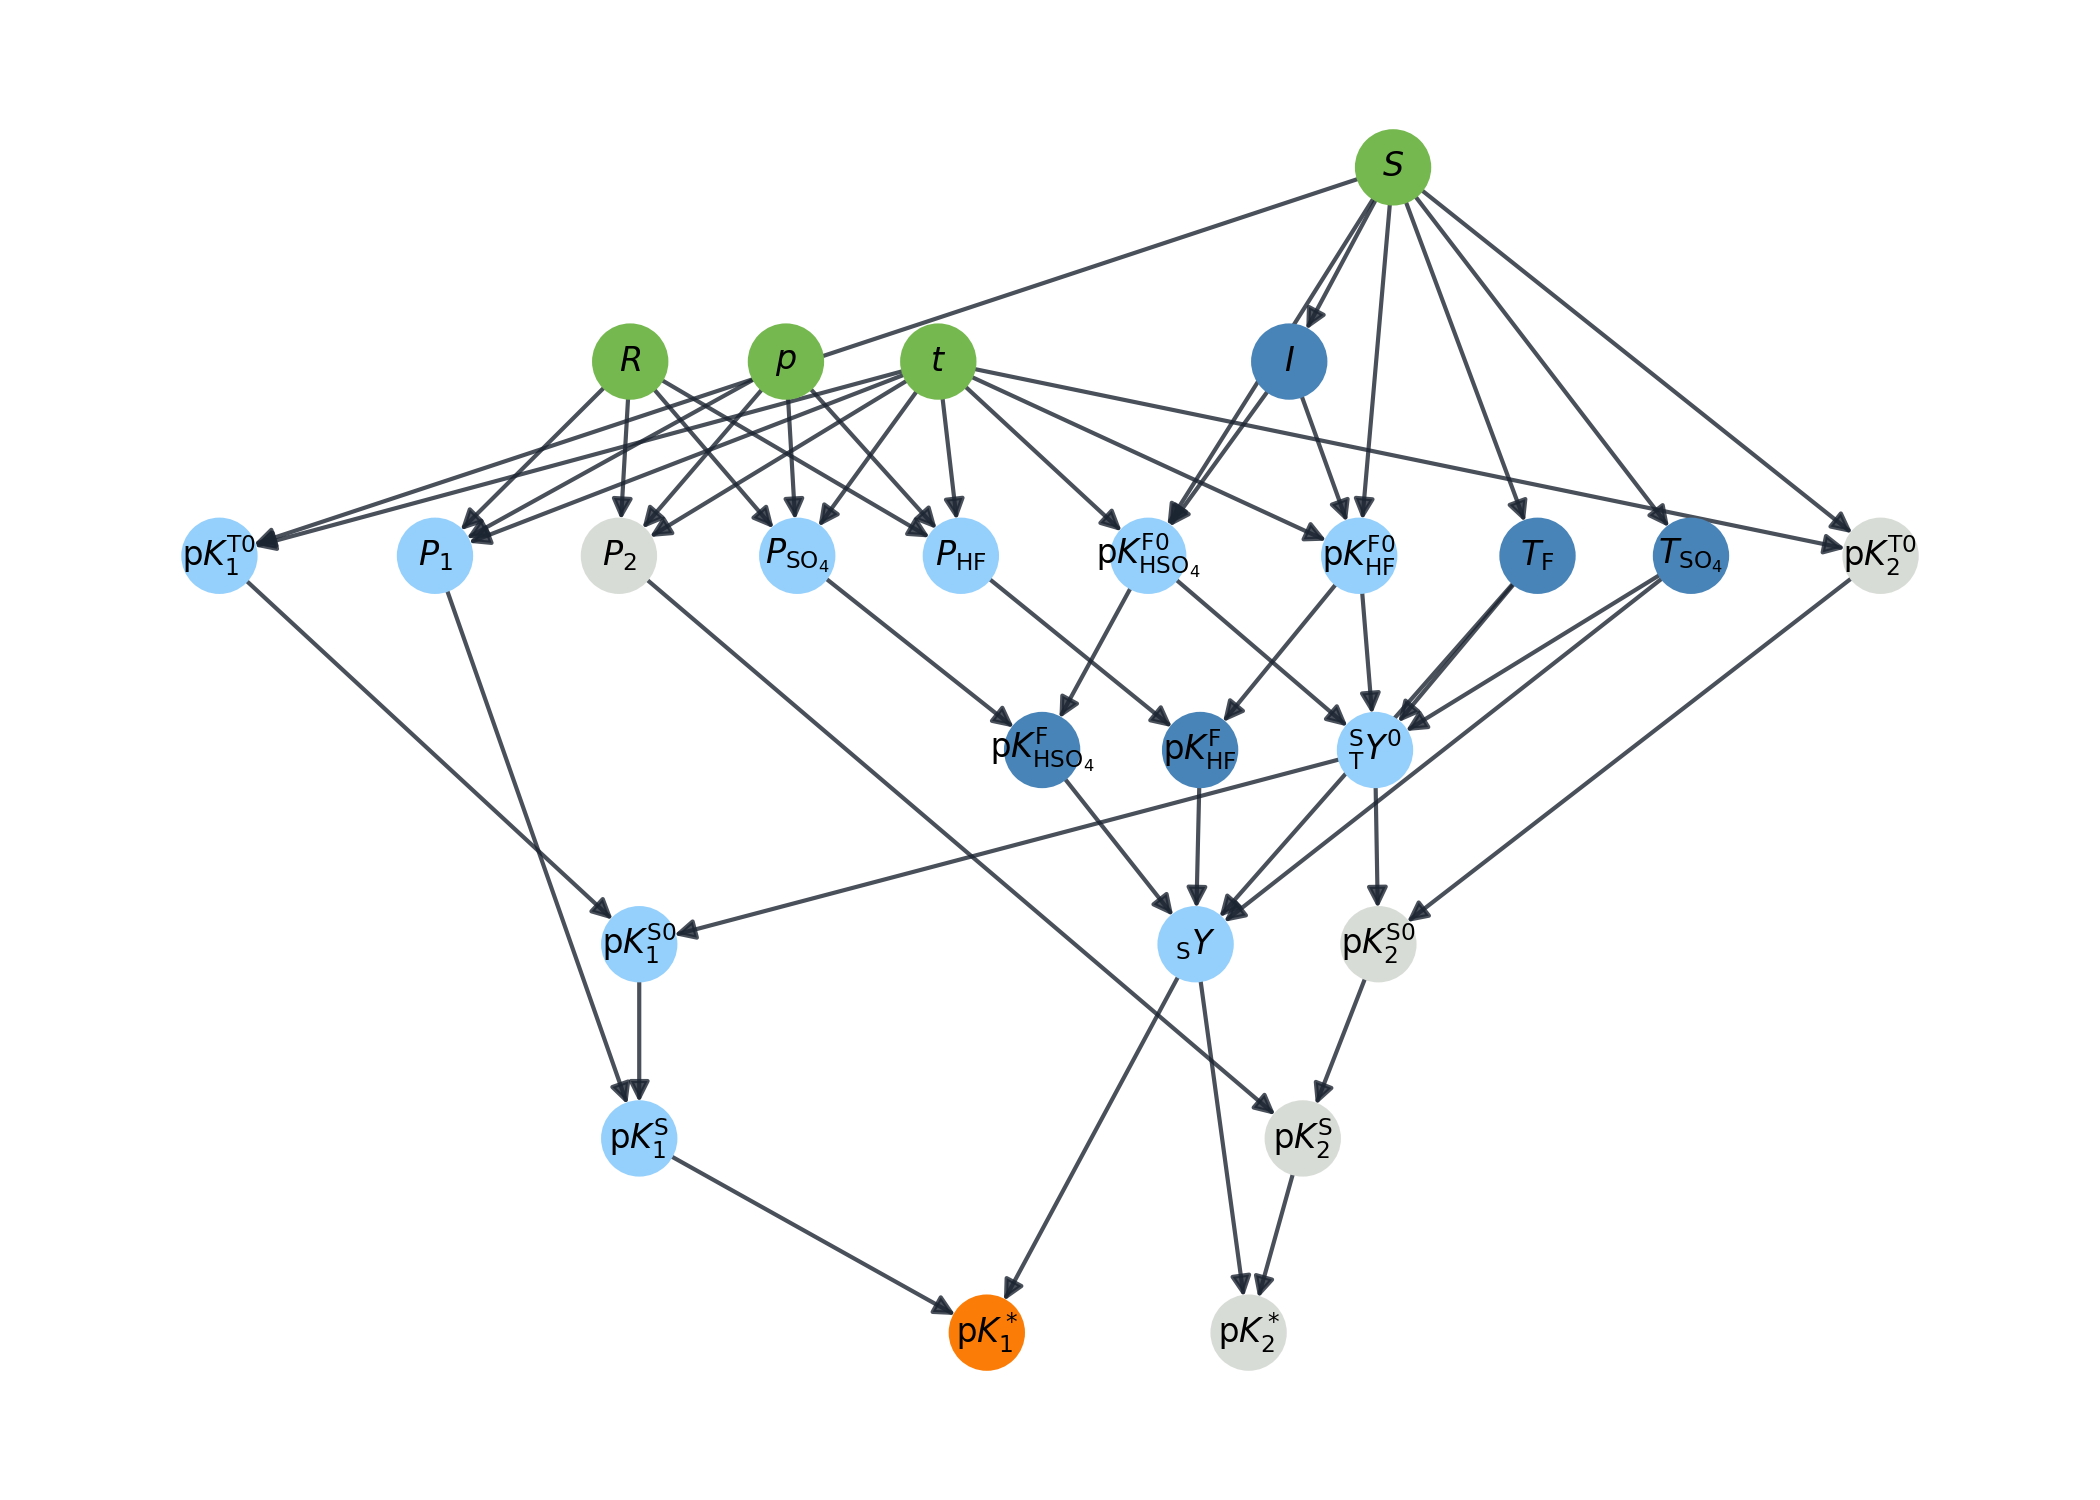

Generate this figure with Python:
# %%
import networkx as nx
from matplotlib import pyplot as plt

import PyCO2SYS as pyco2


co2s = pyco2.sys(dic=2150, pH=8.1).solve("pk1")
nodes = (
    nx.ancestors(co2s.graph, "pk_H2CO3")
    | nx.ancestors(co2s.graph, "pk_HCO3")
    | {"pk_H2CO3", "pk_HCO3"}
)
nodes = {n for n in nodes if not n.startswith("coeffs_")}
graph = co2s.graph.subgraph(nodes)
fig, ax = plt.subplots(figsize=(7, 5))
pos = nx.nx_agraph.graphviz_layout(graph, prog="dot")
node_color = []
for n in graph.nodes:
    if "state" in graph.nodes[n]:
        print(n, graph.nodes[n]["state"])
        if graph.nodes[n]["state"] in [0, 1]:
            node_color.append("xkcd:turtle green")
        elif graph.nodes[n]["state"] == 2:
            node_color.append("xkcd:cool blue")
        elif graph.nodes[n]["state"] == 3:
            node_color.append("xkcd:pumpkin orange")
    else:
        if n in nx.ancestors(co2s.graph, "pk_H2CO3"):
            node_color.append("xkcd:light blue")
        else:
            node_color.append("xkcd:light grey")
nx.draw_networkx_nodes(
    graph,
    ax=ax,
    pos=pos,
    node_color=node_color,
)
nx.draw_networkx_edges(
    graph,
    ax=ax,
    pos=pos,
    edge_color="xkcd:dark",
    alpha=0.8,
)
nx.draw_networkx_labels(
    graph,
    ax=ax,
    pos=pos,
    labels={n: pyco2.labels[n] for n in graph.nodes},
    font_size=8,
)
ax.set_axis_off()
fig.tight_layout()
fig.savefig("tests/_fig_graph_example.png")
